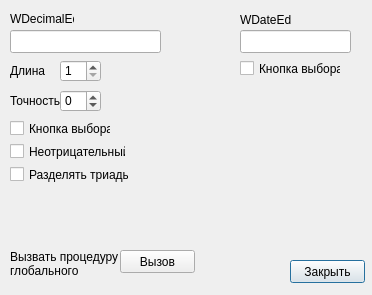
<?xml version="1.0" encoding="UTF-8"?>
<ui version="4.0">
 <class>Dialog</class>
 <widget class="QDialog" name="Dialog">
  <property name="geometry">
   <rect>
    <x>0</x>
    <y>0</y>
    <width>372</width>
    <height>295</height>
   </rect>
  </property>
  <property name="sizePolicy">
   <sizepolicy hsizetype="MinimumExpanding" vsizetype="MinimumExpanding">
    <horstretch>0</horstretch>
    <verstretch>0</verstretch>
   </sizepolicy>
  </property>
  <property name="minimumSize">
   <size>
    <width>372</width>
    <height>295</height>
   </size>
  </property>
  <widget class="QLabel" name="label_3">
   <property name="geometry">
    <rect>
     <x>10</x>
     <y>11</y>
     <width>64</width>
     <height>16</height>
    </rect>
   </property>
   <property name="text">
    <string>WDecimalEdit</string>
   </property>
  </widget>
  <widget class="QLabel" name="label_4">
   <property name="geometry">
    <rect>
     <x>240</x>
     <y>12</y>
     <width>51</width>
     <height>16</height>
    </rect>
   </property>
   <property name="text">
    <string>WDateEdit</string>
   </property>
  </widget>
  <widget class="WDecimalEdit" name="decimalEdit">
   <property name="geometry">
    <rect>
     <x>10</x>
     <y>30</y>
     <width>151</width>
     <height>23</height>
    </rect>
   </property>
  </widget>
  <widget class="WDateEdit" name="dateEdit">
   <property name="geometry">
    <rect>
     <x>240</x>
     <y>30</y>
     <width>111</width>
     <height>23</height>
    </rect>
   </property>
   <property name="showSelector">
    <bool>true</bool>
   </property>
  </widget>
  <widget class="QCheckBox" name="dteShowSelector">
   <property name="geometry">
    <rect>
     <x>240</x>
     <y>60</y>
     <width>101</width>
     <height>17</height>
    </rect>
   </property>
   <property name="text">
    <string>Кнопка выбора</string>
   </property>
  </widget>
  <widget class="QPushButton" name="Close">
   <property name="geometry">
    <rect>
     <x>290</x>
     <y>260</y>
     <width>75</width>
     <height>23</height>
    </rect>
   </property>
   <property name="text">
    <string>Закрыть</string>
   </property>
  </widget>
  <widget class="QPushButton" name="testGm">
   <property name="geometry">
    <rect>
     <x>120</x>
     <y>250</y>
     <width>75</width>
     <height>23</height>
    </rect>
   </property>
   <property name="text">
    <string>Вызов</string>
   </property>
  </widget>
  <widget class="QCheckBox" name="dceNonNegative">
   <property name="geometry">
    <rect>
     <x>10</x>
     <y>143</y>
     <width>116</width>
     <height>17</height>
    </rect>
   </property>
   <property name="text">
    <string>Неотрицательный</string>
   </property>
  </widget>
  <widget class="QCheckBox" name="dceSeparateThousands">
   <property name="geometry">
    <rect>
     <x>10</x>
     <y>166</y>
     <width>119</width>
     <height>17</height>
    </rect>
   </property>
   <property name="text">
    <string>Разделять триады</string>
   </property>
  </widget>
  <widget class="QLabel" name="label_5">
   <property name="geometry">
    <rect>
     <x>10</x>
     <y>250</y>
     <width>111</width>
     <height>31</height>
    </rect>
   </property>
   <property name="text">
    <string>Вызвать процедуру глобального модуля</string>
   </property>
   <property name="alignment">
    <set>Qt::AlignLeading|Qt::AlignLeft|Qt::AlignTop</set>
   </property>
   <property name="wordWrap">
    <bool>true</bool>
   </property>
  </widget>
  <widget class="QCheckBox" name="dceShowSelector">
   <property name="geometry">
    <rect>
     <x>10</x>
     <y>120</y>
     <width>101</width>
     <height>17</height>
    </rect>
   </property>
   <property name="text">
    <string>Кнопка выбора</string>
   </property>
  </widget>
  <widget class="QLabel" name="label">
   <property name="geometry">
    <rect>
     <x>10</x>
     <y>60</y>
     <width>41</width>
     <height>21</height>
    </rect>
   </property>
   <property name="text">
    <string>Длина</string>
   </property>
  </widget>
  <widget class="QLabel" name="label_2">
   <property name="geometry">
    <rect>
     <x>10</x>
     <y>90</y>
     <width>51</width>
     <height>21</height>
    </rect>
   </property>
   <property name="text">
    <string>Точность</string>
   </property>
  </widget>
  <widget class="QSpinBox" name="dceTotalDigits">
   <property name="geometry">
    <rect>
     <x>60</x>
     <y>60</y>
     <width>41</width>
     <height>22</height>
    </rect>
   </property>
   <property name="minimum">
    <number>1</number>
   </property>
   <property name="maximum">
    <number>28</number>
   </property>
  </widget>
  <widget class="QSpinBox" name="dceFractionDigits">
   <property name="geometry">
    <rect>
     <x>60</x>
     <y>90</y>
     <width>41</width>
     <height>22</height>
    </rect>
   </property>
   <property name="minimum">
    <number>-1</number>
   </property>
   <property name="maximum">
    <number>28</number>
   </property>
  </widget>
 </widget>
 <customwidgets>
  <customwidget>
   <class>WDateEdit</class>
   <extends>QLineEdit</extends>
   <header>w_date_edit</header>
  </customwidget>
  <customwidget>
   <class>WDecimalEdit</class>
   <extends>QLineEdit</extends>
   <header>w_decimal_edit</header>
  </customwidget>
 </customwidgets>
 <resources/>
 <connections/>
</ui>
